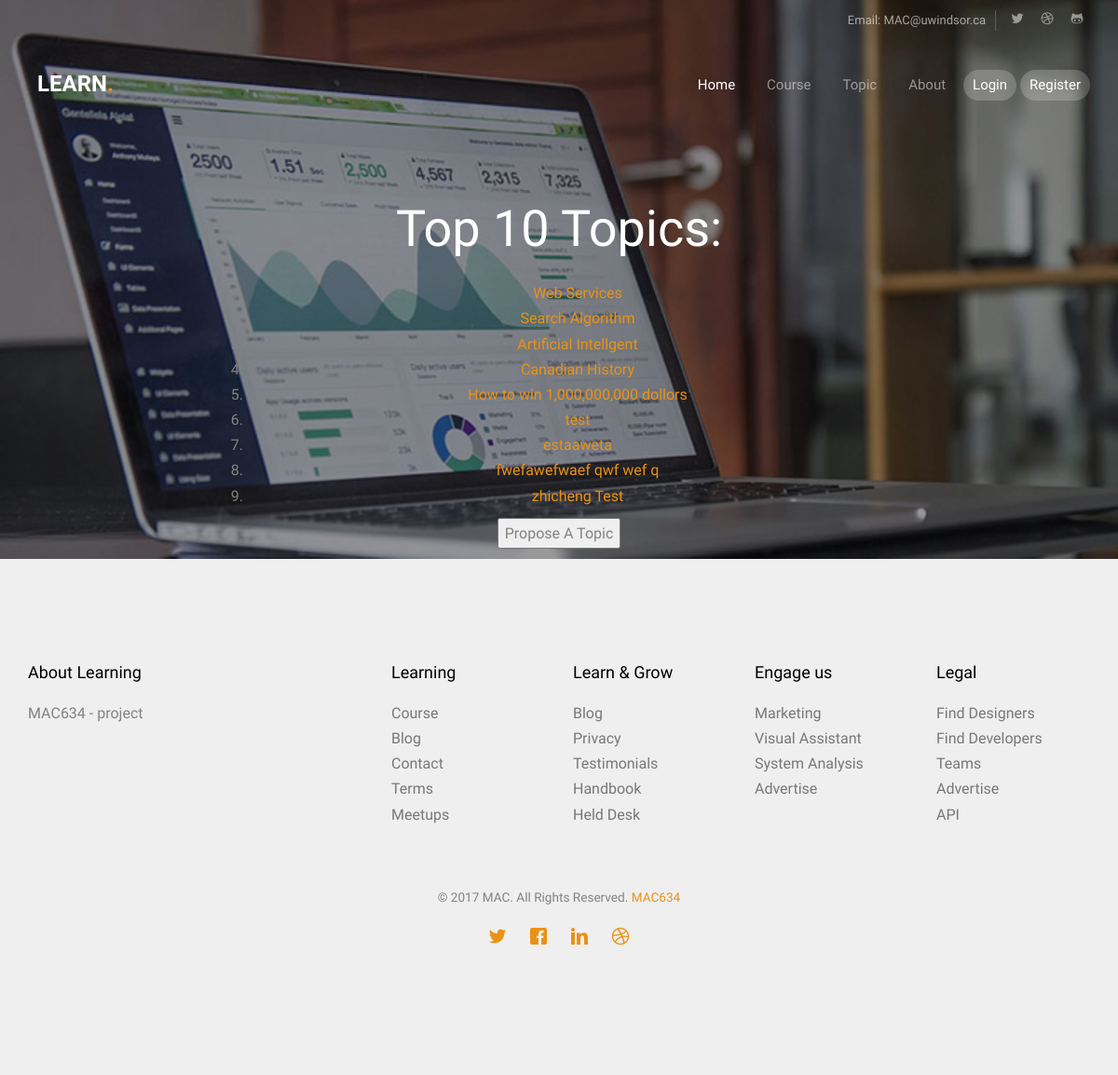
The page /topic/ on the database its author committed.
### myapp/models.py (models this page shows, shortened)
class Topic(models.Model):
    subject = models.CharField(max_length=100, unique=True)
    intro_course = models.BooleanField(default=True)
    TIME_CHOICES = (
        (0, 'No preference'),
        (1, 'Morning'),
        (2, 'Afternoon'),
        (3, 'Evening')
    )
    time = models.IntegerField(default=0, choices=TIME_CHOICES)
    num_responses = models.IntegerField(default=0)
    avg_age =models.IntegerField(default=20)

### myapp/views.py (the view)
# urls.py: url(r'^topic/$', views.topiclist, name = 'topic'),
def topiclist(req):
    topiclist = Topic.objects.all()[:10]
    if 'username' in req.session:
        firstname = req.user.first_name
        return render(req, 'myapp/topic.html', {'topiclist': topiclist, 'firstname': firstname})
    else:
        return render(req, 'myapp/topic.html', {'topiclist': topiclist})

### myapp/templates/myapp/topic.html (shortened to what this page needs)
{% extends 'myapp/base.html' %}
{% load staticfiles %}
{% block background_block %}
<header id="mac634-header" class="mac634-cover mac634-cover-sm" role="banner" style="background-image:url({% static 'images/img_bg_2.jpg' %});" data-stellar-background-ratio="0.5">
	<div class="overlay"></div>
	<div class="container">
		<div class="row">
			<div class="col-md-8 col-md-offset-2 text-center">
				<div class="display-t">
					<div class="display-tc animate-box" data-animate-effect="fadeIn">
						<h1>Top 10 Topics:</h1>
            {% if topiclist %}
            <ol>
            {%  for topic in topiclist %}
              <li><a href="/topic/{{ topic.subject }}" >{{ topic.subject }} </a></li>
            {%  endfor %}
              </ol>
            {% else%}
              <strong> There are no available topics!</strong>
            {% endif %}
						<form action={% url 'myapp:addtopic'%} method='post'>
		              <input type="submit" value="Propose A Topic" />
		        </form>
					</div>
				</div>
			</div>
		</div>
	</div>
</header>
{% endblock %}

### myapp/templates/myapp/base.html (shortened to what this page needs)
<!DOCTYPE html>
{% load staticfiles %}
<html>
  <head>
    <link rel="stylesheet" type="text/css" href="{% static 'css/animate.css' %}" />
    <link rel="stylesheet" type="text/css" href="{% static 'css/icomoon.css' %}" />
    <link rel="stylesheet" type="text/css" href="{% static 'css/bootstrap.css' %}" />
    <link rel="stylesheet" type="text/css" href="{% static 'css/magnific-popup.css' %}" />
    <link rel="stylesheet" type="text/css" href="{% static 'css/owl.carousel.min.css' %}" />
    <link rel="stylesheet" type="text/css" href="{% static 'css/owl.theme.default.min.css' %}" />
    <link rel="stylesheet" type="text/css" href="{% static 'css/style.css' %}" />
  </head>
  <body>
    <nav class="mac634-nav" role="navigation">
  		<div class="top">
  			<div class="container">
  				<div class="row">
  					<div class="col-xs-12 text-right">
  						<p class="num">Email: MAC@uwindsor.ca</p>
  						<ul class="mac634-social">
  							<li><a href="#"><i class="icon-twitter"></i></a></li>
  							<li><a href="#"><i class="icon-dribbble"></i></a></li>
  							<li><a href="#"><i class="icon-github"></i></a></li>
  						</ul>
  					</div>
  				</div>
  			</div>
  		</div>
  		<div class="top-menu">
  			<div class="container">
  				<div class="row">
  					<div class="col-xs-1">
  						<div id="mac634-logo"><a href="/index">Learn<span>.</span></a></div>
  					</div>
  					<div class="col-xs-11 text-right menu-1">
  						<ul>
  							<li class="active"><a href="/index">Home</a></li>
                <li class="has-dropdown">
                  <a href="#">Course</a>
                </li>
  							<li><a href="/topic">Topic</a></li>
  							<li class="has-dropdown">
  								<a href="#">About</a>
  							</li>
                {% if firstname %}
                <li class="btn-cta"><a href="/users"><span>Welcome: {{ firstname }}</span></a></li>
                <li class="btn-cta"><a href="/logout"><span>Logout</span></a></li>
                {% else %}
                <li class="btn-cta"><a href="/login"><span>Login</span></a></li>
                <li class="btn-cta"><a href="/register"><span>Register</span></a></li>
                {% endif %}
  						</ul>
  					</div>
  				</div>
  			</div>
  		</div>
  	</nav>
    <div>
      {% block background_block %}
      {% endblock %}
    </div>
    <footer id="mac634-footer" role="contentinfo">
      <div class="container">
        <div class="row row-pb-md">
          <div class="col-md-3 mac634-widget">
            <h4>About Learning</h4>
            <p>MAC634 - project</p>
          </div>
          <div class="col-md-2 col-sm-4 col-xs-6 col-md-push-1">
            <h4>Learning</h4>
            <ul class="mac634-footer-links">
              <li><a href="#">Course</a></li>
              <li><a href="#">Blog</a></li>
              <li><a href="#">Contact</a></li>
              <li><a href="#">Terms</a></li>
              <li><a href="#">Meetups</a></li>
            </ul>
          </div>
          <div class="col-md-2 col-sm-4 col-xs-6 col-md-push-1">
            <h4>Learn &amp; Grow</h4>
            <ul class="mac634-footer-links">
              <li><a href="#">Blog</a></li>
              <li><a href="#">Privacy</a></li>
              <li><a href="#">Testimonials</a></li>
              <li><a href="#">Handbook</a></li>
              <li><a href="#">Held Desk</a></li>
            </ul>
          </div>
          <div class="col-md-2 col-sm-4 col-xs-6 col-md-push-1">
            <h4>Engage us</h4>
            <ul class="mac634-footer-links">
              <li><a href="#">Marketing</a></li>
              <li><a href="#">Visual Assistant</a></li>
              <li><a href="#">System Analysis</a></li>
              <li><a href="#">Advertise</a></li>
            </ul>
          </div>
          <div class="col-md-2 col-sm-4 col-xs-6 col-md-push-1">
            <h4>Legal</h4>
            <ul class="mac634-footer-links">
              <li><a href="#">Find Designers</a></li>
              <li><a href="#">Find Developers</a></li>
              <li><a href="#">Teams</a></li>
              <li><a href="#">Advertise</a></li>
              <li><a href="#">API</a></li>
            </ul>
          </div>
        </div>
        <div class="row copyright">
          <div class="col-md-12 text-center">
            <p>
              <small class="block">&copy; 2017 MAC. All Rights Reserved. <a href="http://www.ttxy.org/" target="_blank" title="MAC634">MAC634</a></small>
            </p>
            <p>
              <ul class="mac634-social-icons">
                <li><a href="#"><i class="icon-twitter"></i></a></li>
                <li><a href="#"><i class="icon-facebook"></i></a></li>
                <li><a href="#"><i class="icon-linkedin"></i></a></li>
                <li><a href="#"><i class="icon-dribbble"></i></a></li>
              </ul>
            </p>
          </div>
        </div>
      </div>
    </footer>
  </body>
</html>

### myapp/static/css/icomoon.css (style rules this page uses)
[class^="icon-"], [class*=" icon-"] { font-family: 'icomoon' !important; speak: none; font-style: normal; font-weight: normal; font-variant: normal; text-transform: none; line-height: 1; -webkit-font-smoothing: antialiased; -moz-osx-font-smoothing: grayscale; }
.icon-dribbble:before { content: "\ea65"; }
.icon-facebook:before { content: "\ea67"; }
.icon-github:before { content: "\ea6b"; }
.icon-linkedin:before { content: "\ea73"; }
.icon-twitter:before { content: "\ea7c"; }

### rows shown on the page
Topic: subject "Web Services"
Topic: subject "Search Algorithm"
Topic: subject "Artificial Intellgent"
Topic: subject "Canadian History"
Topic: subject "How to win 1,000,000,000 dollors"
Topic: subject "test"
Topic: subject "estaaweta"
Topic: subject "fwefawefwaef qwf wef q"
Topic: subject "zhicheng Test"
